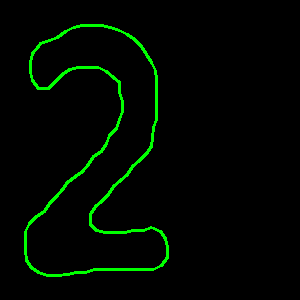
#> input picture docs/contour.png, 300 x 300 px
$ python main.py docs/contour.png
#> lines starting #> are read from the running program, lines starting #| are printed output that depends on the picture
#> (reads data/standard_contours.pkl from the repository)
### image_manipulation.py
import numpy as np
import cv2
from PIL import Image
from constants import *

import utils


# [122 lines left out: functions reorder_contour, resample_contour, align_contour, resize_contour, standardize_contour, solidity and 1 more, not called in this run]


def get_contours_by_color(image, lower_color, upper_color, required_solidity=None):
    # Create a mask for the color
    mask = cv2.inRange(image, lower_color, upper_color)

    # Apply Gaussian Blur to the mask to reduce noise
    mask = cv2.GaussianBlur(mask, (5, 5), 0)

    # Apply morphological operations to close gaps in the mask
    kernel = np.ones((10, 10), np.uint8)
    mask = cv2.morphologyEx(mask, cv2.MORPH_CLOSE, kernel)

    # Find contours
    contours, _ = cv2.findContours(mask, cv2.RETR_LIST, cv2.CHAIN_APPROX_NONE)
    contours = list(contours)

    if required_solidity is not None:
        contours = [c for c in contours if solidity(c) > required_solidity]

    # Find the largest contour
    if contours:
        contours.sort(key=cv2.contourArea, reverse=True)
        return contours
    else:
        return None


# [118 lines left out: functions resize_image_to_width, _get_contour_corners, warped_from_contour, extract_image_rects, not called in this run]


def get_color_range(color, pct):
    val = pct * 255
    lower = np.array(
        [
            min(255, color[0] - val),
            min(255, color[1] - val),
            min(255, color[2] - val),
        ],
        dtype=np.uint8,
    )
    upper = np.array(
        [
            min(255, color[0] + val),
            min(255, color[1] + val),
            min(255, color[2] + val),
        ],
        dtype=np.uint8,
    )
    return lower, upper


def get_score_section(file_or_bytes, return_rect_contours=False, save_steps=False):
    # Reads BGR image from file or bytes
#> called with file_or_bytes = 'docs/contour.png', return_rect_contours = False, save_steps = False
    if isinstance(file_or_bytes, bytes):
        image = cv2.imdecode(np.frombuffer(file_or_bytes, np.uint8), cv2.IMREAD_COLOR)
    else:
        image = cv2.imread(file_or_bytes)
#> image is the input picture: shape (300, 300, 3); mean B, G, R 0, 8.1, 0
    image = cv2.copyMakeBorder(image, 10, 10, 10, 10, borderType=cv2.BORDER_CONSTANT, value=0)  # helps with contour
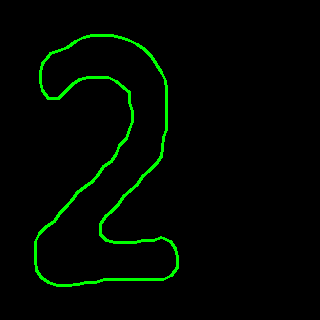
#> image: shape (320, 320, 3); mean B, G, R 0, 7.1, 0

    rects = None
    score_image = None
    course_image = None
    for i in np.arange(0.02, 0.1, 0.01):
        lower_color, upper_color = get_color_range(BROWN_BGR, i)
        contours = get_contours_by_color(image, lower_color, upper_color, required_solidity=SCORECARD_SOLIDITY)
        if contours is None:
            continue
        contours = [c for c in contours if cv2.contourArea(c) > MIN_SCORECARD_AREA * image.shape[0] * image.shape[1]]

        for contour in contours:
            for j in np.arange(0.2, 0.41, 0.1):
                color_range = get_color_range(YELLOW_BGR, j)
                score_image, rects = extract_image_rects(
                    image, contour, color_range, return_contours=return_rect_contours, save_steps=save_steps
                )
                if len(rects) > 0 and len(rects) % 18 == 0:
                    break
            if len(rects) > 0 and len(rects) % 18 == 0:
                # Show contour on image
                if save_steps:
                    utils.plot_contour_on_image(contour, image, output_path="contour_scores.png")
                break
            else:
                rects = None

        if rects is not None:
            break

    if rects is not None and score_image is not None:
        # The course name is ABOVE the brown scorecard box in the original image.
        # Warp the whole image to straighten it, then grab the region above the box.
        x, y, w, h = cv2.boundingRect(contour)
        warped = warped_from_contour(image, contour)

        # Take a strip above the brown box (proportional margin) across its width
        cw = int(0.15 * w)  # crop 20% from each side to avoid UI elements
        course_image = warped[0:y, x + cw : x + w - cw]
        yellow_contours = get_contours_by_color(course_image, *get_color_range(YELLOW_BGR, 0.3))
        if yellow_contours:
            x, y, w, h = cv2.boundingRect(yellow_contours[0])
            course_image = course_image[y : y + h, x : x + w]
        if course_image.size > 0:
            course_image = resize_image_to_width(course_image, 5000)

    return course_image, score_image, rects


# [70 lines left out: functions extract_yellow_rectangles, digits_from_score_rect, not called in this run]

### utils.py
import re
import cv2
import numpy as np
import pickle


# [31 lines left out: functions plot_contour, plot_contour_on_image, plot_contour_comparison, not called in this run]


def load_standard_contours(path="data/standard_contours.pkl"):
    with open(path, "rb") as f:
        standard_contours = pickle.load(f)
    return standard_contours


# [103 lines left out: functions dfs_to_image, string_edit_distance, word_containment, sanitize_filename, render_templates_grid, not called in this run]

### scorecard.py
import logging
import numpy as np
import cv2
import pandas as pd
from PIL import Image, ImageEnhance
from scipy.spatial import procrustes

from image_manipulation import get_score_section, digits_from_score_rect, standardize_contour
import utils
import warnings

warnings.filterwarnings("ignore", message="No ccache found.*", category=UserWarning)

from paddleocr import PaddleOCR

logging.getLogger("paddle").setLevel(logging.WARNING)  # Suppresses PaddlePaddle logs
logging.getLogger("ppocr").setLevel(logging.WARNING)  # Suppresses PaddleOCR logs

PAR_NAME = "<PAR>"
BEST_NAME = "<BEST>"


class Scorecard:
    # [127 lines left out: functions __init__, sorted_by_total, combine, compare_to_best, compare_to_par, _set_pars and 2 more, not called in this run]

    @property
    def course(self):
        return self._course

    @property
    def players(self):
        return self._players

    @property
    def scores(self):
        return self._scores

    @property
    def df(self):
        return self._df

    @property
    def pars(self):
        return self._pars

    @property
    def include_pars(self):
        return self._include_pars

    # [11 lines left out: function include_pars, not called in this run]

    @property
    def include_best(self):
        return self._include_best

    # [12 lines left out: function include_best, not called in this run]

    def __str__(self):
        df = self.df.astype(object).fillna("-")
        return f"{self.course}\n{df.to_markdown(tablefmt='grid')}"

    def __repr__(self):
        return f"Scorecard(course={self.course}, players={self.players}, scores={self.scores})"

    # [29 lines left out: functions __eq__, copy, from_solution_file, not called in this run]

    @classmethod
    def from_image(cls, image_file, standard_contours):
        course = get_course_from_image(image_file)
        players = get_players_from_image(image_file)
        if not players:
            raise ValueError(f"Could not read player names from scorecard (detected course: {course})")
        scores = get_scores_from_image(image_file, standard_contours)
        if not scores:
            raise ValueError(f"Could not read scores from scorecard (detected course: {course})")
        scores = [scores[i : i + 18] for i in range(0, len(scores), 18)]
        return cls(course, players, scores)


def get_course_from_image(image_path, min_confidence=0.5):
    course_image, _, _ = get_score_section(image_path, save_steps=False)
    if course_image is None:
        raise ValueError(
            "Failed to recognize the structure of the scorecard. Make sure the image is correct and clear."
        )

    ocr = PaddleOCR(lang="en")
    results = ocr.ocr(np.array(course_image), cls=False)
    if not results or results[0] is None:
        raise ValueError(
            "Failed to recognize the structure of the scorecard. Make sure the image is correct and clear."
        )
    full_results = [box for box in results[0]]

    # Keep only the top row of text (course name line).
    # The status line (MODE, RECORD, ROOM, etc.) is on a lower row.
    # Find the bottom edge of the topmost box, then keep only boxes
    # whose top edge is within that range.
    top_box_bottom = min(max(p[1] for p in box[0]) for box in full_results)
    results = [box for box in full_results if min(p[1] for p in box[0]) <= top_box_bottom]

    # ocr_result: List of [box, (text, confidence)]
    # order by x coordinate
    results = sorted(results, key=lambda x: x[0][0][0])

    # Gather all detected text, filtering out known UI words and status items
    words = []
    ignore_words = {"mode:", "record:", "room:"}
    for box in results:
        t, conf = box[1]
        t_lower = t.strip().lower()
        if conf > min_confidence and t_lower not in ignore_words:
            words.append(t)
    text = " ".join(words)

    # Detect unsupported race mode scorecards
    results = [box for box in full_results if min(p[1] for p in box[0]) > top_box_bottom]
    for box in results:
        t, _ = box[1]
        if "mode:" in t.strip().lower() and "race" in t.strip().lower():
            raise ValueError("Race mode scorecards are not supported (times instead of scores).")

    # load courses from pars.csv
    pars = pd.read_csv("data/pars.csv", index_col="course")
    courses = [c for c in pars.index.tolist()]

    return min(courses, key=lambda c: utils.string_edit_distance(text, c))


# [82 lines left out: functions get_player_region, get_players_from_image, get_scores_from_image, best_contour_alignment, match_digit_contour, not called in this run]

### main.py
import sys
import os
import numpy as np
import argparse

sys.path.insert(0, os.path.join(os.path.dirname(os.path.abspath(__file__)), "src"))

from utils import load_standard_contours, dfs_to_image
from scorecard import Scorecard

argparser = argparse.ArgumentParser(description="Get the score from the scorecard image")
# get possibly multiple paths to images
argparser.add_argument(
    "image_path",
    type=str,
    nargs="+",
    help="Path to the scorecard image(s). Can be a single image or multiple images.",
)
args = argparser.parse_args()


def main():
    standard_contours = load_standard_contours()
    scorecard = None
    for image_path in args.image_path:
        try:
            s = Scorecard.from_image(image_path, standard_contours)
        except ValueError as e:
            print(f"Skipping {image_path}: {e}")
            continue
        scorecard = s.copy() if scorecard is None else scorecard.combine(s)
    if scorecard is None:
        print("No scorecard found.")
        return

    scorecard.include_best = True
    scorecard.include_pars = True
    summary = scorecard.summarize_scores()
    shots = scorecard.summarize_shots()
    pardiff = scorecard.compare_to_par()
    bestdiff = scorecard.compare_to_best()
    print(scorecard)
    dfs_to_image(
        [summary, shots, scorecard.df, pardiff.df, bestdiff.df],
        titles=["Summary", "Shots", "Scorecard", "Par Diff", "Best Diff"],
    )


if __name__ == "__main__":
    main()
